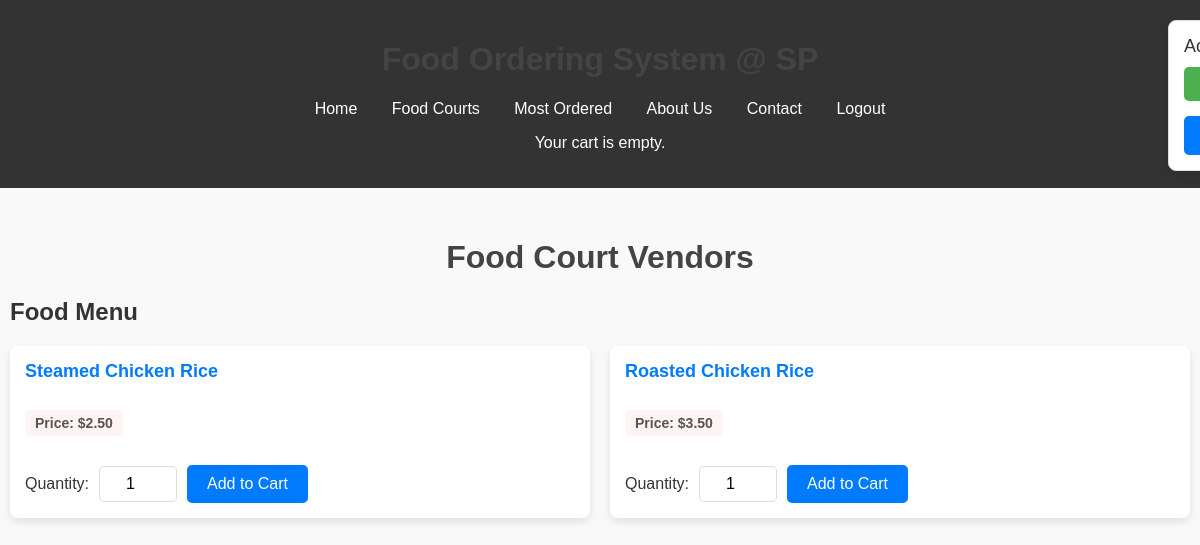
The app's page /FoodCourts/FC1.php?vendor_id=1&stall_id=1 (signed in), older data.
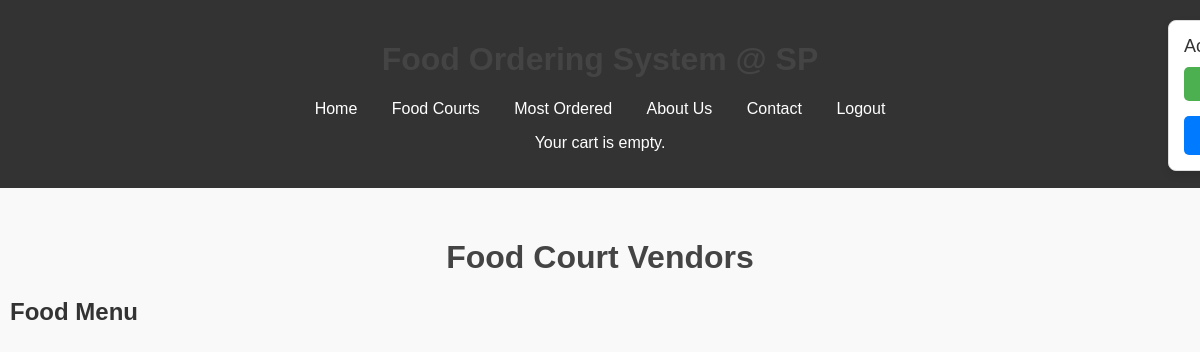
The same page, newer data.
### tables this page shows
CREATE TABLE `food_items` (
  `food_item_id` int(11) NOT NULL,
  `food_name` varchar(100) NOT NULL,
  `description` text DEFAULT NULL,
  `price` decimal(10,2) NOT NULL,
  `category` varchar(50) DEFAULT NULL,
  `stall_id` int(11) NOT NULL,
  `image_path` varchar(255) DEFAULT NULL
);

### Scripts/common.php (called while the page is built, shortened)
<?php
include_once '../db_connection.php';
function getFoodItems($stallId, $conn) {
    $query = "SELECT * FROM food_items WHERE stall_id = ?";
    $stmt = $conn->prepare($query);
    $stmt->bind_param("i", $stallId);
    $stmt->execute();
    return $stmt->get_result();
}
$stall_id = isset($_GET['stall_id']) ? intval($_GET['stall_id']) : null;
$food_result = $stall_id ? getFoodItems($stall_id, $conn) : null;
?>

### FoodCourts/FC1.php (the view, shortened to what this page needs)
<?php include '../Scripts/common.php'; ?>
<!DOCTYPE html>
<html lang="en">
<head>
    <link rel="stylesheet" href="../Scripts/FC1_6_CSS.css">
</head>
<body>
    <header>
        <h1>Food Ordering System @ SP</h1>
        <nav>
            <a href="./Home.php">Home</a>
            <a href="../FoodCourts/FC.php">Food Courts</a>
            <a href="#">Most Ordered</a>
            <a href="#">About Us</a>
            <a href="#">Contact</a>
            <a href="../UserProcess/login.php">Logout</a>
        </nav>
        <?php if (!empty($_SESSION['cart'])): ?>
            <div class="cart-summary">
                <h2>Your Cart</h2>
                <div class="cart-items">
                    <?php foreach ($_SESSION['cart'] as $item_id => $item): ?>
                        <div class="cart-item">
                            <div class="item-details">
                                <span class="item-name"><?= htmlspecialchars($item['name']) ?></span>
                                <span class="item-price">$<?= number_format($item['price'], 2) ?></span>
                            </div>
                            <div class="item-quantity">
                                <span class="quantity-label">Quantity:</span> <?= $item['quantity'] ?>
                            </div>
                            <div class="item-total">
                                <strong>Total: $<?= number_format($item['price'] * $item['quantity'], 2) ?></strong>
                            </div>
                        </div>
                    <?php endforeach; ?>
                </div>
                <div class="cart-total">
                    <p><strong>Total Price:</strong> $<?= number_format(array_sum(array_map(fn($item) => $item['price'] * $item['quantity'], $_SESSION['cart'])), 2) ?></p>
                </div>
                <a href="../Payment/cart.php" class="checkout-btn">Proceed to Checkout</a>
            </div>
        <?php else: ?>
            <p>Your cart is empty.</p>
        <?php endif; ?>
    </header>
    <div class="container">
        <h1>Food Court Vendors</h1>
        <?php if (!$stall_id && $food_court_id): ?>
            <h2>Food Stalls in Food Court #<?= htmlspecialchars($food_court_id) ?></h2>
            <div class="vendor-grid">
                <?php while ($stall = $stall_result->fetch_assoc()):
                    $stall_picture = !empty($stall['stall_picture']) ? $stall['stall_picture'] : 'images/placeholder.jpg';
                ?>
                    <a href="FC1.php?vendor_id=<?= $food_court_id ?>&stall_id=<?= $stall['stall_id'] ?>" class="vendor-card">
                        <img src="<?= htmlspecialchars($stall_picture) ?>" alt="<?= htmlspecialchars($stall['stall_name']) ?>">
                        <div class="vendor-details">
                            <h2><?= htmlspecialchars($stall['stall_name']) ?></h2>
                            <p>Click to view food selection.</p>
                        </div>
                    </a>
                <?php endwhile; ?>
            </div>
        <?php elseif ($stall_id): ?>
            <h2>Food Menu</h2>
    <div class="food-items-grid">
        <?php
        while ($food_item = $food_result->fetch_assoc()):?>
            <div class="food-item-card">
                <div class="food-item-details">
                    <h2><?= htmlspecialchars($food_item['food_name']) ?></h2>
                    <p class="price">Price: $<?= number_format($food_item['price'], 2) ?></p>
                    <form action="../Payment/addcart.php" method="POST">
                        <label for="quantity-<?= $food_item['food_item_id'] ?>">Quantity:</label>
                        <input type="number" id="quantity-<?= $food_item['food_item_id'] ?>" name="quantity" value="1" min="1" max="100" required>
                        <button type="submit" class="add-to-cart-btn">Add to Cart</button>
                    </form>
                </div>
            </div>
        <?php endwhile; ?>
    </div>
<?php endif; ?>
    </div>
            <div class="side-section">
        <div class="balance">
            Account Balance: $<span id="balance"><?php echo number_format($accountBalance, 2); ?></span>
        </div>
        <button id="toggle-btn" class="toggle-btn" onclick="toggleBalance()">Hide Balance</button>
        <div class="profile-dropdown">
            <button class="profile-btn">👤 Profile</button>
        </div>
    </div>
</body>
</html>

### Scripts/FC1_6_CSS.css (style rules this page uses)
body { font-family: 'Arial', sans-serif; margin: 0; padding: 0; background-color: #f9f9f9; color: #333; }
header { background-color: #333; color: white; padding: 20px; text-align: center; }
header nav a { color: white; margin: 0 15px; text-decoration: none; }
.container { max-width: 1200px; margin: 20px auto; padding: 10px; }
h1 { text-align: center; color: #444; }
.side-section { position: fixed; top: 20px; right: -250px; width: 250px; background-color: white; border: 1px solid #ddd; border-radius: 8px; box-shadow: 0 4px 8px rgba(0, 0, 0, 0.1); padding: 15px; transition: right 0.3s ease-in-out; }
.balance { font-size: 18px; color: #333; margin-bottom: 10px; }
.toggle-btn { background-color: #4CAF50; color: white; border: none; border-radius: 5px; padding: 8px 16px; cursor: pointer; font-size: 16px; width: 100%; }
.profile-dropdown { position: relative; display: inline-block; margin-top: 15px; width: 100%; }
.profile-btn { background-color: #007bff; color: white; border: none; border-radius: 5px; padding: 10px 16px; font-size: 16px; cursor: pointer; width: 100%; text-align: left; }
.vendor-grid, .food-items-grid { display: grid; grid-template-columns: repeat(auto-fit, minmax(250px, 1fr)); gap: 20px; margin-top: 20px; }
.vendor-card, .food-item-card { background: #fff; border-radius: 8px; box-shadow: 0 4px 8px rgba(0, 0, 0, 0.1); overflow: hidden; transition: transform 0.3s ease; }
.vendor-card .vendor-details, .food-item-card .food-item-details { padding: 15px; }
.vendor-card h2, .food-item-card h2 { font-size: 18px; margin: 0 0 10px; color: #007bff; }
.vendor-card p, .food-item-card p { font-size: 14px; color: #555; }
.food-item-card form { display: flex; align-items: center; gap: 10px; margin-top: 15px; }
.food-item-card input[type="number"] { width: 60px; padding: 8px; font-size: 16px; border-radius: 5px; border: 1px solid #ddd; text-align: center; }
.food-item-card button { padding: 10px 20px; background-color: #007bff; color: white; font-size: 16px; border: none; border-radius: 5px; cursor: pointer; transition: background-color 0.3s; }
.price { font-size: 20px; font-weight: bold; color: #d9534f; background-color: #fff3f3; padding: 5px 10px; border-radius: 5px; display: inline-block; }

Row changes from the older to the newer data that the page shows:
removed food_items: food_name "Steamed Chicken Rice", price "2.50", quantity "1"
removed food_items: food_name "Roasted Chicken Rice", price "3.50"
